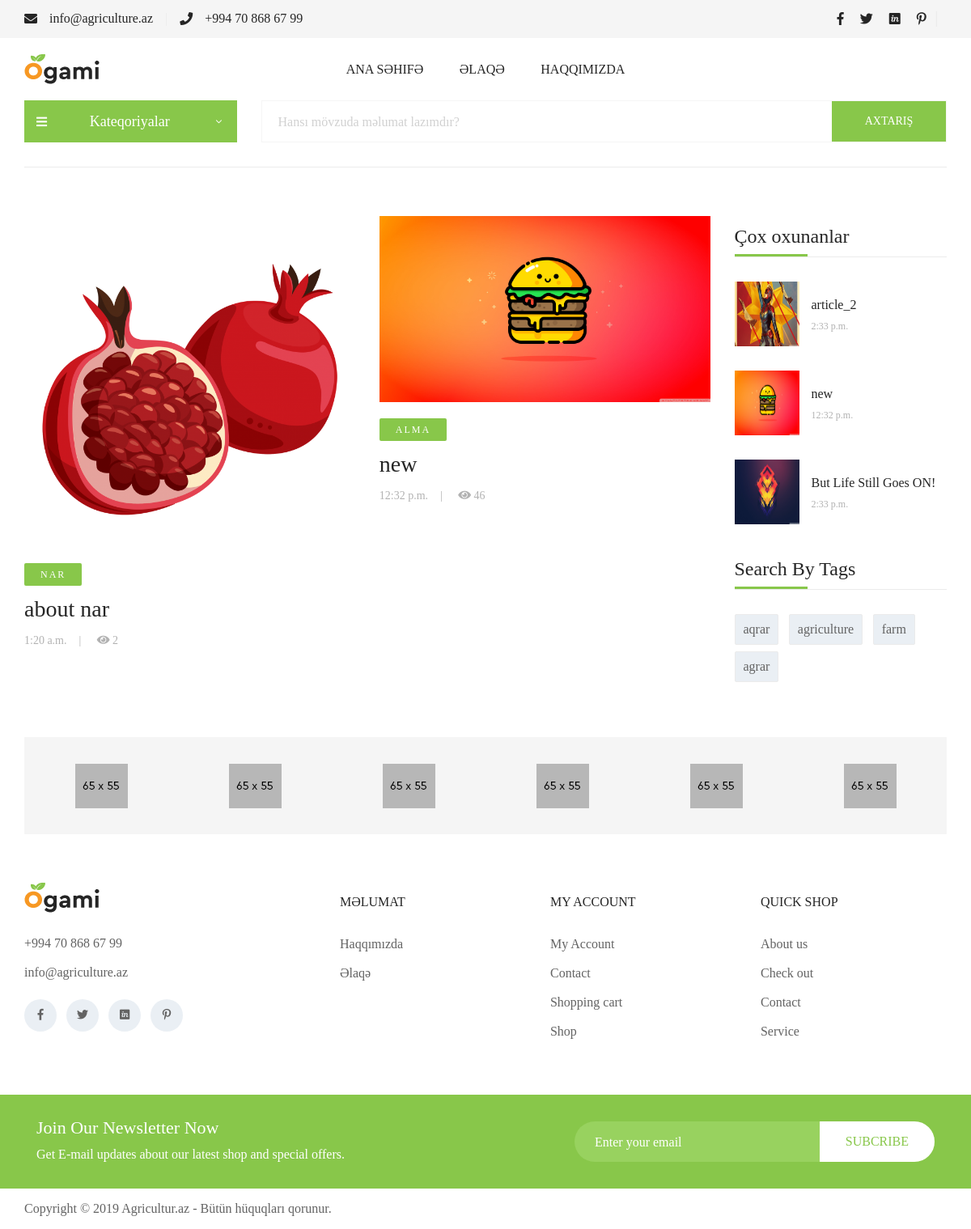
The page /tags/agrar/ on the database as committed earlier.
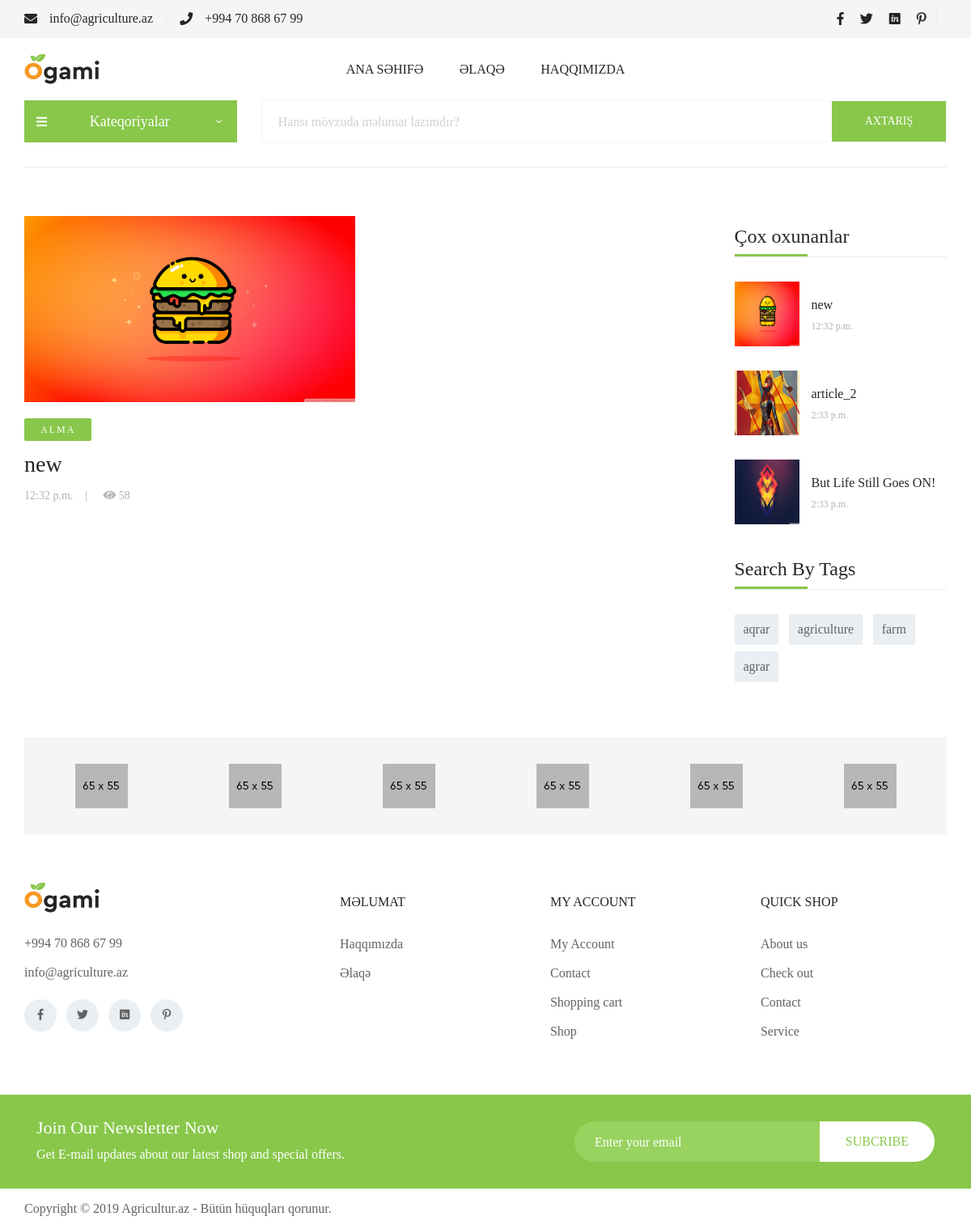
The same page on the database as committed later.
### article/models.py (models this page shows, shortened)
class Article(models.Model):
    title = models.CharField(max_length=50, blank=False)
    category = models.ForeignKey(Category, on_delete=models.CASCADE, blank=False)
    tags = models.ManyToManyField(Tag, blank=False)
    thumbnail = models.ImageField(blank=False, upload_to='article/thumbnails')
    content = models.TextField(blank=False)
    slug = models.SlugField(unique=True, max_length=60, editable=False)
    publish_date = models.TimeField(auto_now_add=True)
    viewscounter = models.IntegerField(default=0, blank=True)
    def get_absolute_url(self):
        return reverse('article_details', args=[str(self.slug)])

class Category(models.Model):
    name = models.CharField(max_length=50, blank=False)
    slug = models.SlugField(unique=True, max_length=60, editable=False)
    thumbnail = models.ImageField(upload_to='article/thumbnails/category/', blank=False)
    def __str__(self):
        return self.name
    def get_absolute_url(self):
        return reverse('bycategory', args=[str(self.slug)])

class Tag(models.Model):
    name = models.CharField(max_length=15, blank=False)
    slug = models.SlugField(unique=True, max_length=20, editable=False)
    def get_absolute_url(self):
        return reverse('bytag', args=[str(self.slug)])

### article/views.py (the view)
# urls.py: path('tags/<str:slug>/', views.bytag, name='bytag'),
def bytag(request, slug):
    tag = get_object_or_404(Tag, slug=slug)
    tags = Tag.objects.all()
    articles_list = Article.objects.filter(tags__in=[tag])
    paginator = Paginator(articles_list, 2)
    page = request.GET.get('page')
    articles = paginator.get_page(page)
    mostviewed = Article.objects.all().order_by('-viewscounter')
    categories = Category.objects.all()
    return render(request, 'article/bytag.html', {'tag': tag, 'tags': tags, 'categories': categories, 'articles': articles, 'mostviewed': mostviewed})

### templates/article/bytag.html (shortened to what the changed rows need)
{% load static %}
<!DOCTYPE html>
<html lang="en">
<head>
    <link rel="stylesheet" href="{% static 'assets/css/style.css' %}">
    <link rel="stylesheet" href="{% static 'assets/css/custom_bootstrap.css' %}">
    <link rel="stylesheet" href="{% static 'assets/css/normalize.css' %}">
    <link rel="stylesheet" href="{% static 'assets/css/fontawesome.css' %}">
    <link rel="stylesheet" href="{% static 'assets/css/elegant.css' %}">
    <link rel="stylesheet" href="{% static 'assets/css/animate.css' %}">
    <link rel="stylesheet" href="{% static 'assets/css/slick.css' %}">
    <link rel="stylesheet" href="{% static 'assets/css/scroll.css' %}">
    <link rel="stylesheet" href="{% static 'assets/css/icomoon.css' %}">
    <link rel="stylesheet" href="{% static 'assets/css/jquery.fancybox.min.css' %}">
</head>
<link rel="stylesheet" href="//code.jquery.com/ui/1.12.1/themes/base/jquery-ui.css">
<body>
<div id="main">
    <div class="blog-layout">
        <div class="container">
            <div class="row">
                <div class="col-12 col-xl-9">
                    <div class="blog-grid">
                        <div class="row">
                            {% for article in articles %}
                                <div class="col-md-6">
                                    <div class="blog-block">
                                        <div class="blog-img"><a href="{{ article.get_absolute_url }}"><img
                                                src="{{ article.thumbnail.url }}" alt="blog image"></a></div>
                                        <div class="blog-text">
                                            <h5 class="blog-tag">{{ article.category }}</h5><br><a class="blog-title"
                                                                                                   href="{{ article.get_absolute_url }}">{{ article.title }}</a>
                                            <div class="blog-credit">
                                                <p class="credit date">{{ article.publish_date }}</p>
                                                <p class="credit comment"><i
                                                        class="fas fa-eye"></i> {{ article.viewscounter }}</p>
                                            </div>
                                        </div>
                                    </div>
                                </div>
                            {% endfor %}
                        </div>
                    </div>
                </div>
                <div class="col-xl-3">
                    <div class="blog-sidebar">
                        <div class="blog-sidebar_recent-post">
                            <div class="recent-post_top mini-tab-title underline">
                                <h2 class="title">Çox oxunanlar</h2>
                            </div>
                            <div class="recent-post_bottom">
                                {% for article in mostviewed|slice:3 %}
                                    <div class="mini-post_block">
                                        <div class="mini-post_img"><a href="{{ article.get_absolute_url }}"><img
                                                src="{{ article.thumbnail.url }}" alt="blog image"></a></div>
                                        <div class="mini-post_text"><a
                                                href="{{ article.get_absolute_url }}">{{ article.title }}</a>
                                            <h5>{{ article.publish_date }}</h5>
                                        </div>
                                    </div>
                                {% endfor %}
                            </div>
                        </div>
                        <div class="blog-sidebar_tags">
                            <div class="tags_top mini-tab-title underline">
                                <h2 class="title">Search By Tags</h2>
                            </div>
                            <div class="tags_bottom">
                                {% for tag in tags %}
                                    <a class="tag-btn" href="{{ tag.get_absolute_url }}">{{ tag.name }}</a>
                                {% endfor %}
                            </div>
                        </div>
                    </div>
                </div>
            </div>
        </div>
    </div>
</div>
</body>
</html>

Rows that differ between the two databases and show on the page:
removed Article: thumbnail (picture), category "NAR", title "about nar", publish_date "1:20 a.m.", viewscounter "2"
changed Article "new": viewscounter "46" → "58"; moves up the list
